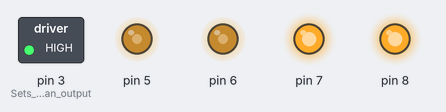
This sketch was run on a simulated Arduino Uno, built with avr-gcc and run on an emulated ATmega328P. On the bench: switched loads named in the sketch (green lamp = pin HIGH), output pins drawn as LEDs (lit = HIGH).

Above: at 0.05 s.
At 1.25 s:
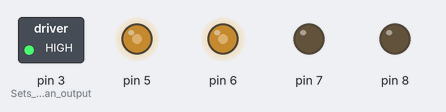
At 2.5 s:
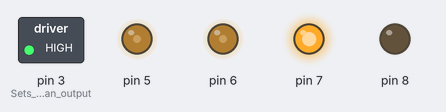
At 3.7 s:
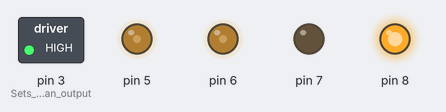
At 4.95 s:
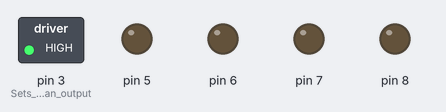
Timing chart, 0 to 6.5 s (numbered marks = the images above):
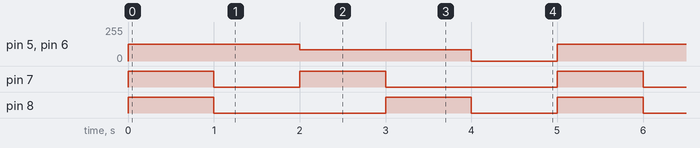

The sketch:

Motor_Class.ino
```cpp
// The goal of this program is to create a motor class that is split into different files (.ino , .cpp, .h) or a library that will control the motors of robot car that can set the speed and perform movements in various directions.

#include "motorClass.h"  // Includes the header file that defines the motorClass class.

int motors[] = { 5, 6, 7, 8 };  // Defines an array of integers that represents the pins connected to the motor

motorClass robotMotor(motors);  // Creates an instance of the motorClass and initializes it with the motor pins

void setup() {        // Setup function - runs once at the start of the program
  robotMotor.init();  // Initializes the motorClass instance by setting the motor pins as outputs
}

void loop() {                // Loop function - runs repeatedly while the program is running
  robotMotor.setSpeed(255);  // Sets the speed of the motorClass instance to maximum (255)

  robotMotor.forward();  // Moves the robot forward
  delay(1000);           // Delays the program for 1 second (1000 milliseconds)

  robotMotor.backward();  // Moves the robot backward
  delay(1000);            // Delays the program for 1 second (1000 milliseconds)

  robotMotor.left();  // Turns the robot left
  delay(1000);        // Delays the program for 1 second (1000 milliseconds)

  robotMotor.right();  // Turns the robot right
  delay(1000);         // Delays the program for 1 second (1000 milliseconds)

  robotMotor.stop();  // Stops the robot
  delay(1000);        // Delays the program for 1 second (1000 milliseconds)
}
```

motorClass.cpp
```cpp
// CPP File that contains the implementation of the functions declared in a corresponding header file.

#include "motorClass.h"  // Includes the header file that defines the motorClass class.

motorClass::motorClass(int multiPins[]) {  // Constructor for the motorClass class that takes an array of integers as a parameter.
  PWMA = multiPins[0];                     // Assigns the first element of the array to the PWMA variable.
  PWMB = multiPins[1];                     // Assigns the second element of the array to the PWMB variable.
  AIN1 = multiPins[2];                     // Assigns the third element of the array to the AIN1 variable.
  BIN1 = multiPins[3];                     // Assigns the fourth element of the array to the BIN1 variable.
}

void motorClass::init() {  // Method to initialize the motor.
  pinMode(PWMA, OUTPUT);   // Sets the PWMA pin as an output.
  pinMode(PWMB, OUTPUT);   // Sets the PWMB pin as an output.
  pinMode(AIN1, OUTPUT);   // Sets the AIN1 pin as an output.
  pinMode(BIN1, OUTPUT);   // Sets the BIN1 pin as an output.
  pinMode(3, OUTPUT);      // Sets pin 3 as an output.
  digitalWrite(3, 1);      // Sets pin 3 to HIGH (turns on the motor driver).
}

void motorClass::move(bool a, int x, bool b, int y) {  // Method to move the motor.
  digitalWrite(AIN1, a);                               // Sets the AIN1 pin to the value of the "a" parameter (either HIGH or LOW).
  analogWrite(PWMA, x);                                // Sets the PWM value of the PWMA pin to the value of the "x" parameter (0-255).
  digitalWrite(BIN1, b);                               // Sets the BIN1 pin to the value of the "b" parameter (either HIGH or LOW).
  analogWrite(PWMB, y);                                // Sets the PWM value of the PWMB pin to the value of the "y" parameter (0-255).
}

void motorClass::setSpeed(int speed) {  // Method to set the speed of the motor.
  this->speed = speed;                  // Assigns the value of the "speed" parameter to the "speed" variable.
}

void motorClass::forward() {         // Method to move the motor forward.
  move(1, speed / 2, 1, speed / 2);  // Calls the "move" method with specific parameters to move the motor forward.
}

void motorClass::backward() {        // Method to move the motor backward.
  move(0, speed / 2, 0, speed / 2);  // Calls the "move" method with specific parameters to move the motor backward.
}

void motorClass::left() {            // Method to turn the motor left.
  move(1, speed / 3, 0, speed / 3);  // Calls the "move" method with specific parameters to turn the motor left.
}

void motorClass::right() {           // Method to turn the motor right.
  move(0, speed / 3, 1, speed / 3);  // Calls the "move" method with specific parameters to turn the motor right.
}

void motorClass::stop() {  // Method to stop the motor.
  move(0, 0, 0, 0);        // Calls the "move" method with specific parameters to stop the motor.
}
```

motorClass.h
```cpp
// Header File that contains declarations for functions, classes, variables, and other constructs that can be used in a program.

#ifndef MOTORCLASS_H
#define MOTORCLASS_H  // Header guard to prevent multiple inclusions of this header file

#include <Arduino.h>  // includes the  arduino library because the header file does not recognize arduino's functions

class motorClass {
private:
  int PWMA;   // PWM pin for motor A
  int PWMB;   // PWM pin for motor B
  int AIN1;   // direction control pin 1 for motor A
  int BIN1;   // direction control pin 1 for motor B
  int speed;  // speed of the motors

public:
  motorClass(){};               // default constructor
  motorClass(int multiPins[]);  // constructor with parameter

  void init();                              // initialize motor pins
  void move(bool a, int x, bool b, int y);  // move motors with given speed and direction
  void setSpeed(int speed);                 // set the speed of the motors
  void forward();                           // move motors forward
  void backward();                          // move motors backward
  void left();                              // turn left
  void right();                             // turn right
  void stop();                              // stop motors
};

#endif
```

Measured:
- by itself, pin 5, pin 6: repeats every 5.0 s: 85/255 2.0 s, 0/255 1.0 s, 127/255 2.0 s
- by itself, pin 7: repeats every 5.0 s: LOW 1.0 s, HIGH 1.0 s, LOW 2.0 s, HIGH 1.0 s
- by itself, pin 8: repeats every 5.0 s: LOW 2.0 s, HIGH 1.0 s, LOW 1.0 s, HIGH 1.0 s
